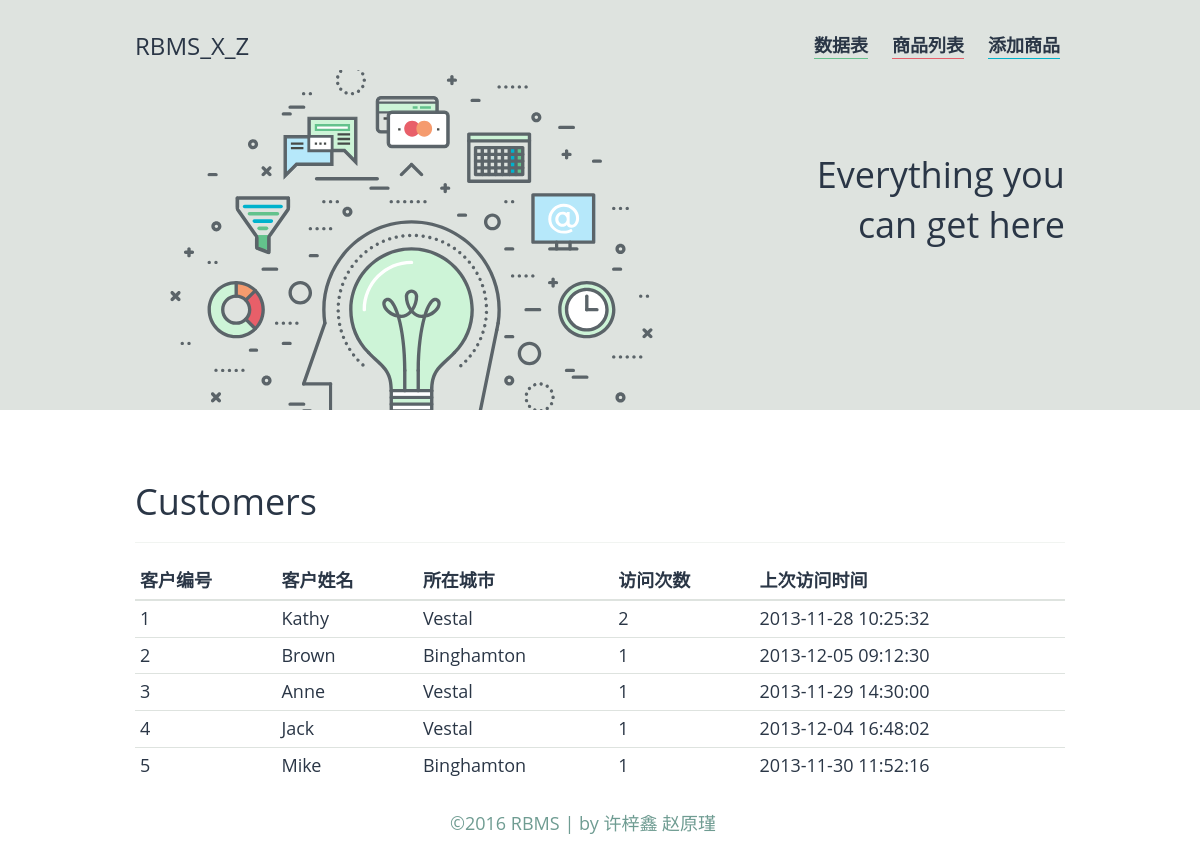
Page /demo/show_customers.php on the committed database.
### tables this page shows
CREATE TABLE `customers` (
  `cid` int(11) NOT NULL AUTO_INCREMENT,
  `cname` varchar(15) DEFAULT NULL,
  `city` varchar(15) DEFAULT NULL,
  `visits_made` int(5) DEFAULT NULL,
  `last_visit_time` datetime DEFAULT NULL,
  PRIMARY KEY (`cid`)
);

### demo/show_customers.php (the view, shortened to what this page needs)
<?php
	include 'head.php';
?>
<table class="table table-condensed">
   <div>
   <thead>
   <div class="page-header">
   <h2>Customers</h2>
   </div>
    </div>
      <tr>
         <th>客户编号</th><th>客户姓名</th><th>所在城市</th><th>访问次数</th><th>上次访问时间</th>
      </tr>
   <?php
require_once('conn.php');
$query = "select cid,cname,city,visits_made,last_visit_time from customers";
$res = mysql_query($query, $conn) or die(mysql_error());
$row = mysql_num_rows($res);
if($row)
{
for($i=0;$i<$row;$i++)
{
$dbrow=mysql_fetch_array($res);
$cid=$dbrow['cid'];
$cname=$dbrow['cname'];
$city=$dbrow['city'];
$visits_time=$dbrow['visits_made'];
$last_visit_time=$dbrow['last_visit_time'];
echo"<tr>
<td>".$cid."</td>
<td>".$cname."</td>
<td>".$city."</td>
<td>".$visits_time."</td>
<td>".$last_visit_time."</td>
</tr>";
}
}
?>
</table>
<?php include 'footer.php'; ?>

### demo/css/style.css (style rules this page uses)
body { font-family: 'Open Sans','Helvetica Neue',Arial,'Hiragino Sans GB','Microsoft YaHei','WenQuanYi Micro Hei',sans-serif; }

### rows in the picture
customers: cid "1", cname "Kathy", city "Vestal", visits_made "2", last_visit_time "2013-11-28 10:25:32"
customers: cid "2", cname "Brown", city "Binghamton", visits_made "1", last_visit_time "2013-12-05 09:12:30"
customers: cid "3", cname "Anne", city "Vestal", visits_made "1", last_visit_time "2013-11-29 14:30:00"
customers: cid "4", cname "Jack", city "Vestal", visits_made "1", last_visit_time "2013-12-04 16:48:02"
customers: cid "5", cname "Mike", city "Binghamton", visits_made "1", last_visit_time "2013-11-30 11:52:16"
